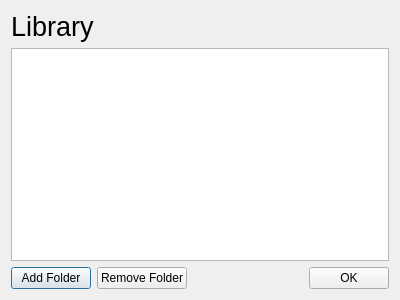
<?xml version="1.0" encoding="UTF-8"?>
<ui version="4.0">
 <class>LibraryManageDialog</class>
 <widget class="QDialog" name="LibraryManageDialog">
  <property name="geometry">
   <rect>
    <x>0</x>
    <y>0</y>
    <width>400</width>
    <height>300</height>
   </rect>
  </property>
  <property name="windowTitle">
   <string>Dialog</string>
  </property>
  <layout class="QVBoxLayout" name="verticalLayout">
   <item>
    <widget class="QLabel" name="label_3">
     <property name="font">
      <font>
       <pointsize>20</pointsize>
      </font>
     </property>
     <property name="text">
      <string>Library</string>
     </property>
    </widget>
   </item>
   <item>
    <widget class="QListWidget" name="folders"/>
   </item>
   <item>
    <layout class="QHBoxLayout" name="horizontalLayout">
     <item>
      <widget class="QPushButton" name="addFolderButton">
       <property name="text">
        <string>Add Folder</string>
       </property>
       <property name="icon">
        <iconset theme="list-add"/>
       </property>
      </widget>
     </item>
     <item>
      <widget class="QPushButton" name="removeFolderButton">
       <property name="text">
        <string>Remove Folder</string>
       </property>
       <property name="icon">
        <iconset theme="list-remove"/>
       </property>
      </widget>
     </item>
     <item>
      <spacer name="horizontalSpacer">
       <property name="orientation">
        <enum>Qt::Horizontal</enum>
       </property>
       <property name="sizeHint" stdset="0">
        <size>
         <width>40</width>
         <height>20</height>
        </size>
       </property>
      </spacer>
     </item>
     <item>
      <widget class="QPushButton" name="okButton">
       <property name="text">
        <string>OK</string>
       </property>
       <property name="icon">
        <iconset theme="dialog-ok"/>
       </property>
      </widget>
     </item>
    </layout>
   </item>
  </layout>
 </widget>
 <resources/>
 <connections/>
</ui>
